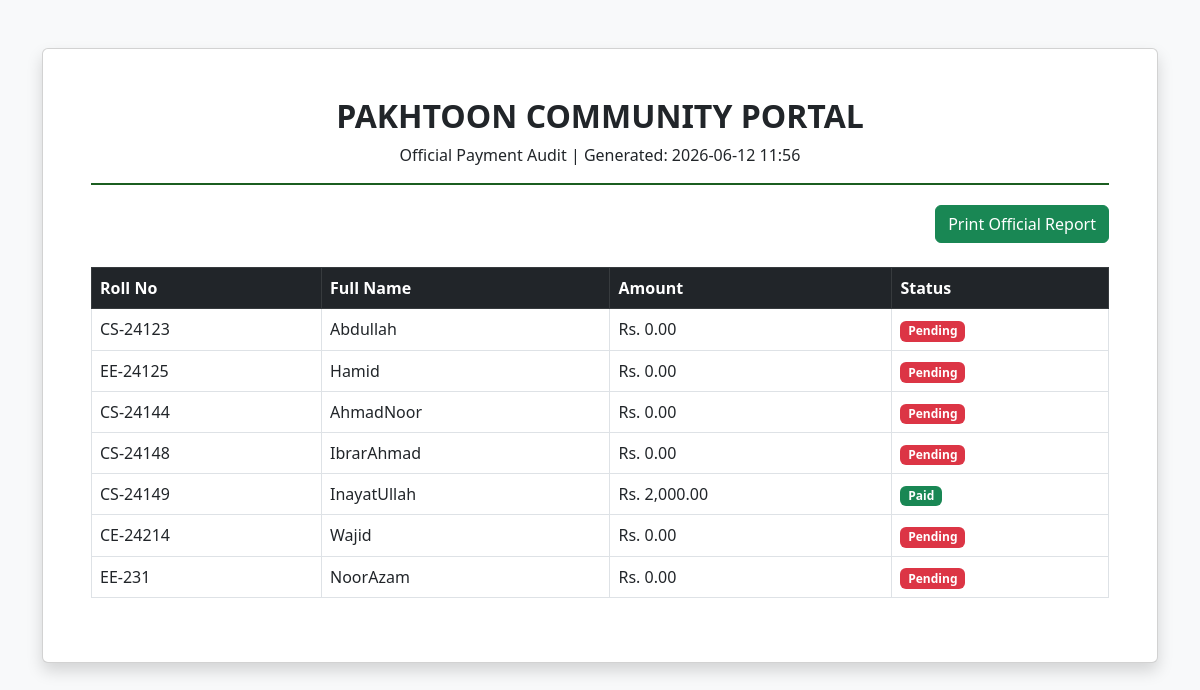
Page /backend/generate_report.php (signed in) on the committed database.
### tables this page shows
CREATE TABLE `Students` (
  `dept_prefix` varchar(5) NOT NULL,
  `batch_year` int NOT NULL,
  `student_id` int NOT NULL,
  `full_name` varchar(100) NOT NULL,
  `email` varchar(100) DEFAULT NULL,
  `degree_is` int NOT NULL,
  `username` varchar(50) DEFAULT NULL,
  `password` varchar(255) DEFAULT NULL,
  `role` enum('admin','student') DEFAULT 'student',
  PRIMARY KEY (`dept_prefix`,`batch_year`,`student_id`),
  UNIQUE KEY `email` (`email`),
  UNIQUE KEY `username` (`username`),
  KEY `degree_is` (`degree_is`),
  CONSTRAINT `Students_ibfk_1` FOREIGN KEY (`dept_prefix`) REFERENCES `Departments` (`dept_prefix`),
  CONSTRAINT `Students_ibfk_2` FOREIGN KEY (`degree_is`) REFERENCES `Degrees` (`degree_is`)
);

### backend/generate_report.php (the view, shortened to what this page needs)
<?php
include_once('../config/db.php');
$query = "SELECT s.student_id, s.full_name, s.dept_prefix, s.batch_year,
          IFNULL(p.amount_paid, 0) as amount_paid,
          CASE
            WHEN p.amount_paid > 0 THEN 'Paid'
            ELSE 'Pending'
          END as payment_status
          FROM Students s
          LEFT JOIN Payments p ON s.student_id = p.student_id
          AND s.dept_prefix = p.dept_prefix
          AND s.batch_year = p.batch_year
          ORDER BY s.batch_year DESC, s.student_id ASC";
$result = mysqli_query($con, $query);
?>
<!DOCTYPE html>
<html lang="en">
<head>
    <link href="https://cdn.jsdelivr.net/npm/bootstrap@5.3.0/dist/css/bootstrap.min.css" rel="stylesheet">
</head>
<body class="bg-light">
<div class="container my-5">
    <div class="card shadow p-5 bg-white">
        <div class="report-header">
            <h2 class="fw-bold">PAKHTOON COMMUNITY PORTAL</h2>
            <p>Official Payment Audit | Generated: <?php echo date('Y-m-d H:i'); ?></p>
        </div>
        <div class="mb-4 no-print text-end">
            <button onclick="window.print()" class="btn btn-success">Print Official Report</button>
        </div>
        <table class="table table-bordered">
            <thead class="table-dark">
                <tr>
                    <th>Roll No</th>
                    <th>Full Name</th>
                    <th>Amount</th>
                    <th>Status</th>
                </tr>
            </thead>
            <tbody>
                <?php while($row = mysqli_fetch_assoc($result)): ?>
                <tr>
                    <td><?php echo "{$row['dept_prefix']}-{$row['batch_year']}{$row['student_id']}"; ?></td>
                    <td><?php echo $row['full_name']; ?></td>
                    <td>Rs. <?php echo number_format($row['amount_paid'], 2); ?></td>
                    <td>
                        <span class="badge <?php echo ($row['payment_status'] == 'Paid') ? 'bg-success' : 'bg-danger'; ?>">
                            <?php echo $row['payment_status']; ?>
                        </span>
                    </td>
                </tr>
                <?php endwhile; ?>
            </tbody>
        </table>
    </div>
</div>
</body>
</html>

### backend/generate_report.php (style rules this page uses)
.report-header { text-align: center; border-bottom: 2px solid #1b5e20; margin-bottom: 20px; }

### rows in the picture
students: dept_prefix "CS", batch_year "24", student "123", full_name "Abdullah", amount_paid "0.00", payment_status "Pending"
students: dept_prefix "EE", batch_year "24", student "125", full_name "Hamid", amount_paid "0.00", payment_status "Pending"
students: dept_prefix "CS", batch_year "24", student "144", full_name "AhmadNoor", amount_paid "0.00", payment_status "Pending"
students: dept_prefix "CS", batch_year "24", student "148", full_name "IbrarAhmad", amount_paid "0.00", payment_status "Pending"
students: dept_prefix "CS", batch_year "24", student "149", full_name "InayatUllah", amount_paid "2,000.00", payment_status "Paid"
students: dept_prefix "CE", batch_year "24", student "214", full_name "Wajid", amount_paid "0.00", payment_status "Pending"
students: dept_prefix "EE", batch_year "23", student "1", full_name "NoorAzam", amount_paid "0.00", payment_status "Pending"
